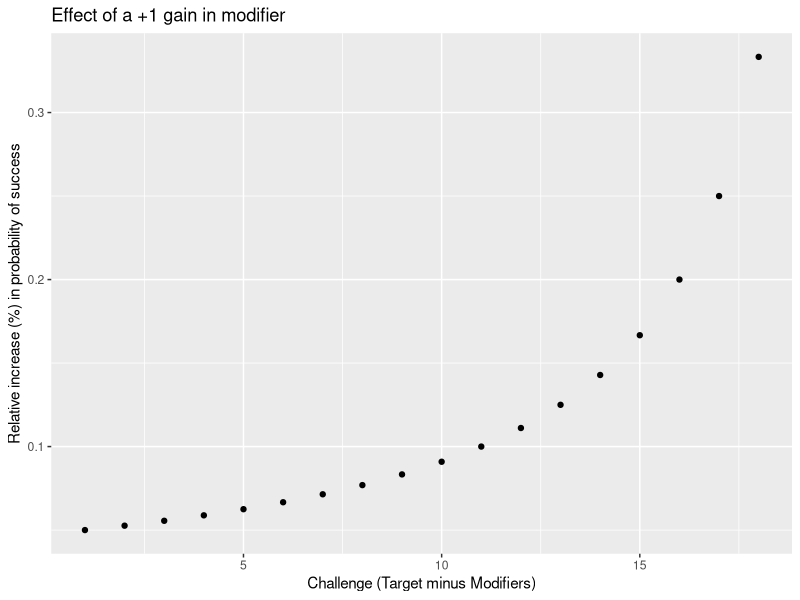

Write the R code that produced this figure.
## ---- chunk 1
knitr::opts_chunk$set(echo = TRUE)
library(tidyverse)
## ---- chunk 2

challenge <- seq.int(1,18)


df <- tibble(challenge = challenge,
             rel_prob_increase = 1/(21 - challenge))

df %>% ggplot() +
  geom_point(aes(challenge, rel_prob_increase)) +
  xlab("Challenge (Target minus Modifiers)") +
  ylab("Relative increase (%) in probability of success") +
  ggtitle("Effect of a +1 gain in modifier")
